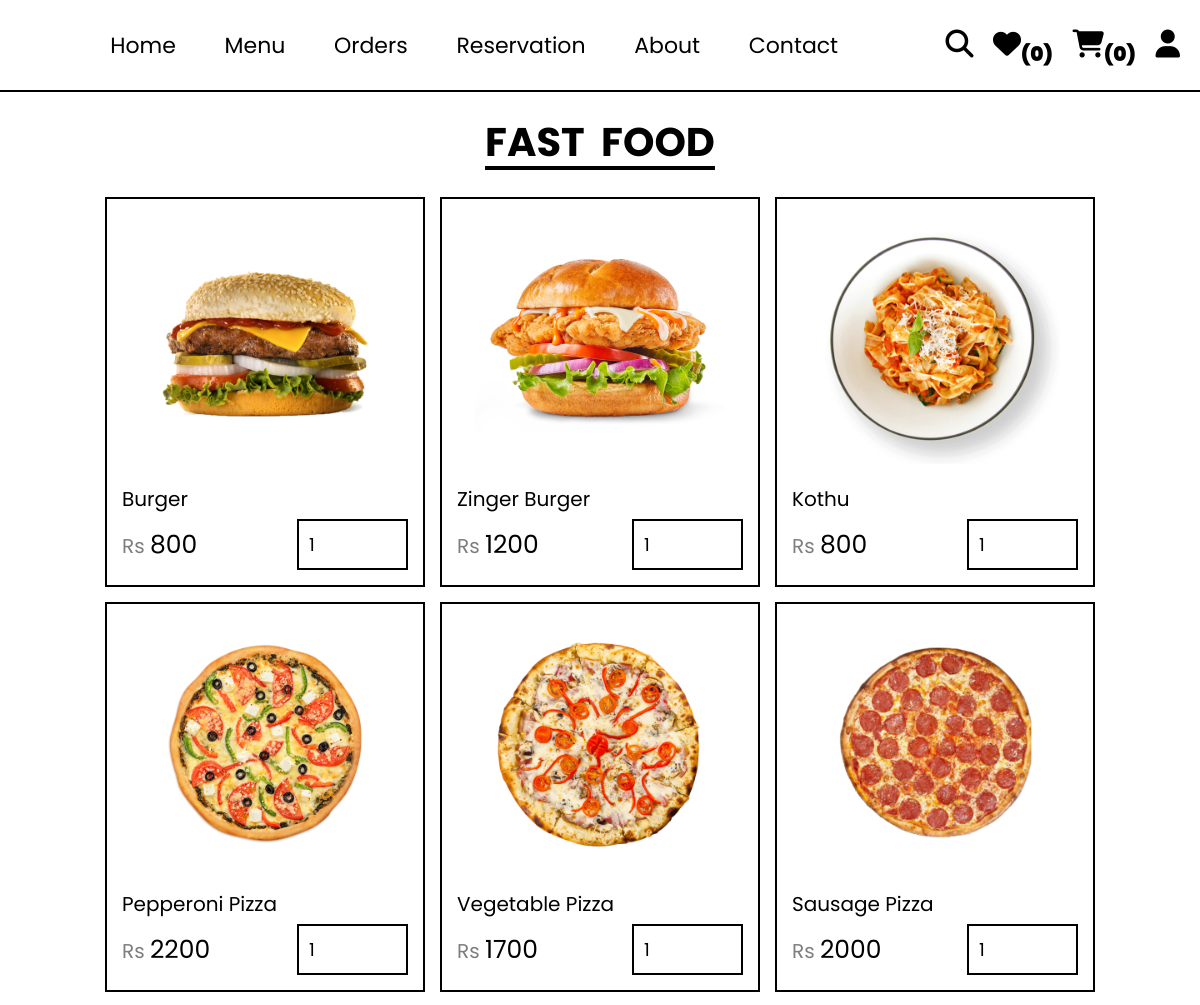
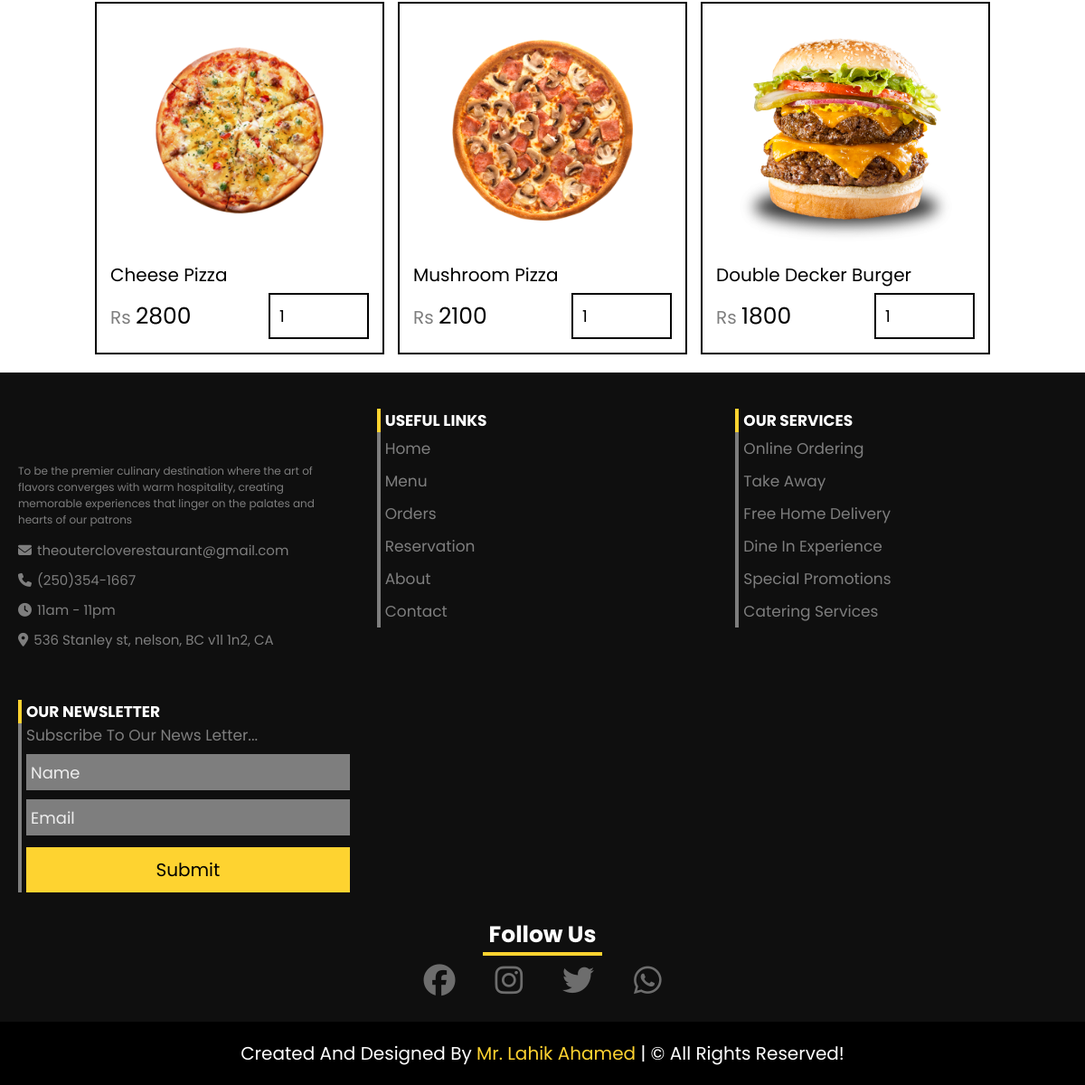
The app's page /customer/category.php?category=fast food with its own data (2 pictures, top to bottom).
### tables this page shows
CREATE TABLE `products` (
  `id` INT NOT NULL AUTO_INCREMENT,
  `cuisine` VARCHAR(50) NOT NULL,
  `category` VARCHAR(50) NOT NULL,
  `name` VARCHAR(50) NOT NULL,
  `price` INT NOT NULL,
  `image` VARCHAR(50) NOT NULL,
  `hero_slider` TINYINT(1) NOT NULL DEFAULT 0,
  PRIMARY KEY (`id`)
);

### customer/category.php (the view, shortened to what this page needs)
<!DOCTYPE html>
<html lang="en">
<head>
    <link rel="stylesheet" href="https://cdn.jsdelivr.net/npm/swiper@11/swiper-bundle.min.css"/>
    <link rel="stylesheet" href="../CSS/customer_style.css">
</head>
<body>
    <?php include("../components/user_header.php"); ?>
    <section class="products">
        <?php $category = $_GET['category']; ?>
        <h1 class="title"><?= $category ?></h1>
        <div class="box-container">
            <?php
                $select_products = $conn->prepare("SELECT * FROM products WHERE category = ?");
                $select_products->execute([$category]);
                if($select_products->rowCount() > 0) {
                    while($fetch_products = $select_products->fetch(pdo::FETCH_ASSOC)) {
            ?>
                    <form action="" method="post" class="box">
                    <img src="../uploaded images/<?= $fetch_products['image']; ?>" alt="">
                    <div class="name"><?= $fetch_products['name']; ?></div>
                    <div class="flex">
                        <div class="price"><span>Rs </span><?= $fetch_products['price']; ?></div>
                        <input type="number" name="qty" class="qty" min="1" max="99"
                        value="1" maxlength="2" onkeypress="if(this.value.length == 2) return false;">
                    </div>
                    </form>
            <?php
                }
                }else {
                    echo '<div class="empty">no products added yet!</div>';
                }
            ?>
        </div>
    </section>
</body>
</html>
<?php include("../components/footer.php"); ?>

### CSS/customer_style.css (style rules this page uses)
:root { --yellow: #fed330; --red: #e74c3c; --light-color: #7e7e7e; --border: 2px solid #000; --light: #ededed; --light-black: #0f0f0f; }
* { font-family: 'poppins', sans-serif; margin: 0; padding: 0; box-sizing: border-box; outline: none; border: none; text-decoration: none; }
html { font-size: 62.5%; overflow-x: hidden; scroll-behavior: smooth; stop-opacity: 7rem; scroll-padding-top: 7rem; }
section { margin: 0 auto; max-width: 1300px; padding: 2rem; }
.title { text-align: center; margin-bottom: 2.5rem; font-size: 4rem; color: #000; text-transform: uppercase; text-decoration: underline; word-spacing: .8rem; text-underline-offset: 1rem; }
.products .box-container { display: grid; grid-template-columns: repeat(auto-fit, 32rem); justify-content: center; align-items: flex-start; gap: 1.5rem; }
.products .box-container .box { padding: 1.5rem; border: var(--border); position: relative; overflow: hidden; }
.products .box-container .box img { height: 25rem; width: 100%; object-fit: contain; }
.products .box-container .box .name { font-size: 2rem; text-transform: capitalize; color: #000; margin: 1.5rem 0 .5rem 0; }
.products .box-container .box .flex { display: flex; align-items: center; gap: 1rem; margin-top: .5rem; }
.products .box-container .box .flex .price { margin-right: auto; font-size: 2.5rem; color: #000; }
.products .box-container .box .flex .price span { color: var(--light-color); font-size: 2rem; }
.products .box-container .box .flex .qty { padding: 1rem; border: var(--border); font-size: 1.8rem; color: #000; }

### records on screen
products: image (picture), name "Burger", price "800"
products: image (picture), name "Zinger Burger", price "1200"
products: image (picture), name "Kothu", price "800"
products: image (picture), name "Pepperoni Pizza", price "2200"
products: image (picture), name "Vegetable Pizza", price "1700"
products: image (picture), name "Sausage Pizza", price "2000"
products: image (picture), name "Cheese Pizza", price "2800"
products: image (picture), name "Mushroom Pizza", price "2100"
products: image (picture), name "Double Decker Burger", price "1800"

### other values on screen
$total_user_wishlist_items "0"
count($_SESSION["cart"]) "0"
$category "FAST FOOD"
